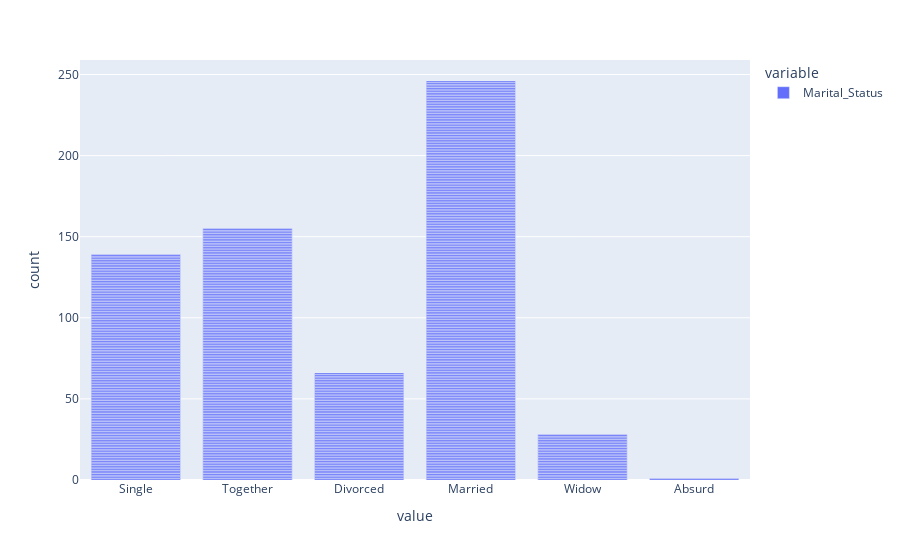
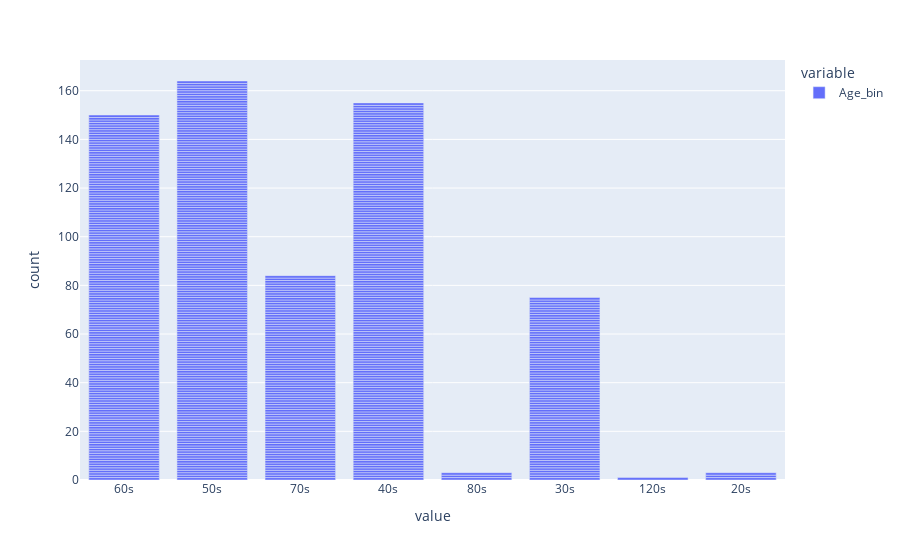

The code cell stored with these charts, in order, in its notebook:
### Markdown cell above
Hasil yang cukup diluar dugaan karena penjualan sweets dibawah rata-rata, mayoritas adalah orang yang sudah berkeluarga
Mengenai hal ini, mari kita lihat customer yang melakukan pembelian diatas rata-rata

### Code cell
for cat in df[df['Below_Avg_Sweets']==False][['Marital_Status', 'Age_bin']].columns:
    fig = px.bar(df[df['Below_Avg_Sweets']==False][cat])
    fig.show()
    print(df[df['Below_Avg_Sweets']==False][['ID',cat]].groupby(cat).count())

### Figure 1 — Plotly figure (JSON) as saved in the notebook; plotly's stock layout.template omitted (floating-point values rounded to 4 significant figures; data arrays with more than 128 entries replaced by an {"elided": "..."} marker saying what was removed)
{"data": [{"alignmentgroup": "True", "hovertemplate": "variable=Marital_Status<br>value=%{x}<br>count=%{y}<extra></extra>", "legendgroup": "Marital_Status", "marker": {"color": "#636efa", "pattern": {"shape": ""}}, "name": "Marital_Status", "offsetgroup": "Marital_Status", "orientation": "v", "showlegend": true, "textposition": "auto", "type": "bar", "x": {"elided": "635 str values"}, "xaxis": "x", "y": {"elided": "635 int values"}, "yaxis": "y"}], "layout": {"barmode": "relative", "legend": {"title": {"text": "variable"}, "tracegroupgap": 0}, "margin": {"t": 60}, "xaxis": {"anchor": "y", "domain": [0, 1], "title": {"text": "value"}}, "yaxis": {"anchor": "x", "domain": [0, 1], "title": {"text": "count"}}}}

### Figure 2 — Plotly figure (JSON) as saved in the notebook; plotly's stock layout.template omitted (floating-point values rounded to 4 significant figures; data arrays with more than 128 entries replaced by an {"elided": "..."} marker saying what was removed)
{"data": [{"alignmentgroup": "True", "hovertemplate": "variable=Age_bin<br>value=%{x}<br>count=%{y}<extra></extra>", "legendgroup": "Age_bin", "marker": {"color": "#636efa", "pattern": {"shape": ""}}, "name": "Age_bin", "offsetgroup": "Age_bin", "orientation": "v", "showlegend": true, "textposition": "auto", "type": "bar", "x": {"elided": "635 str values"}, "xaxis": "x", "y": {"elided": "635 int values"}, "yaxis": "y"}], "layout": {"barmode": "relative", "legend": {"title": {"text": "variable"}, "tracegroupgap": 0}, "margin": {"t": 60}, "xaxis": {"anchor": "y", "domain": [0, 1], "title": {"text": "value"}}, "yaxis": {"anchor": "x", "domain": [0, 1], "title": {"text": "count"}}}}
